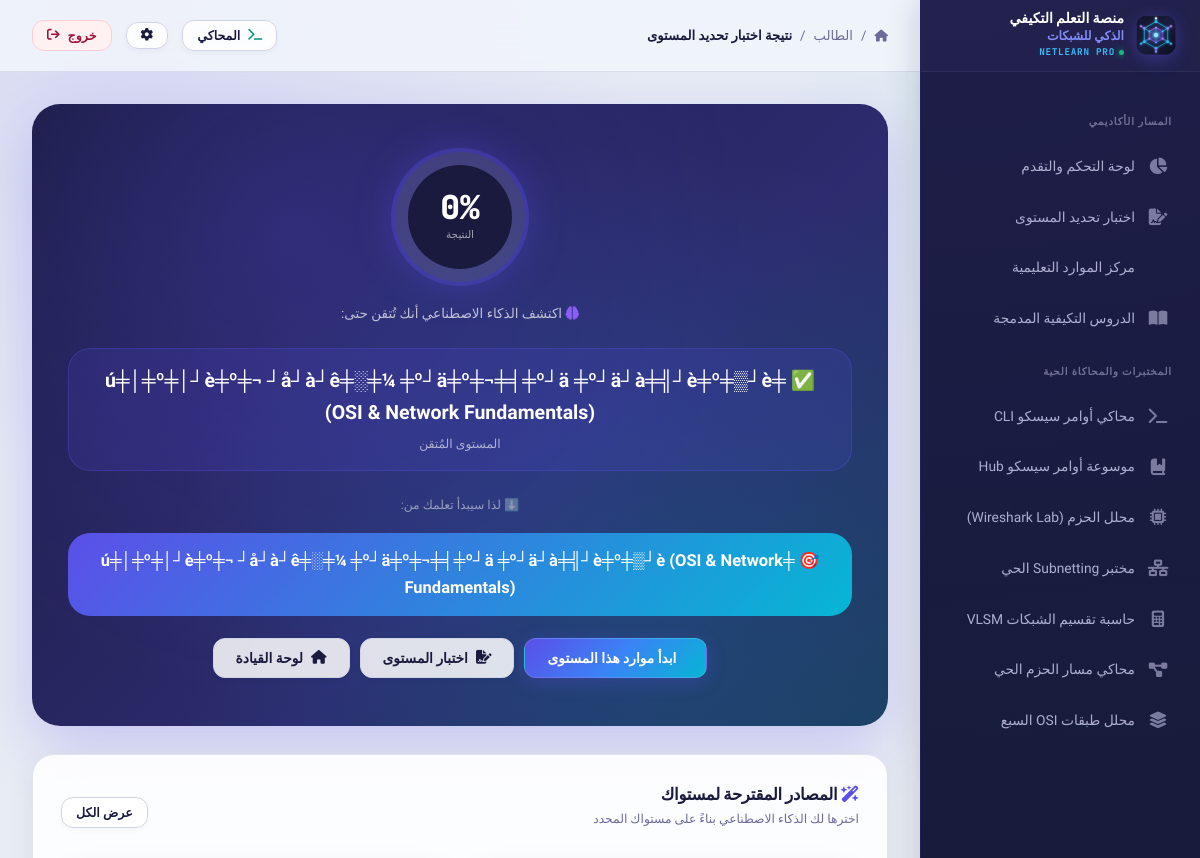
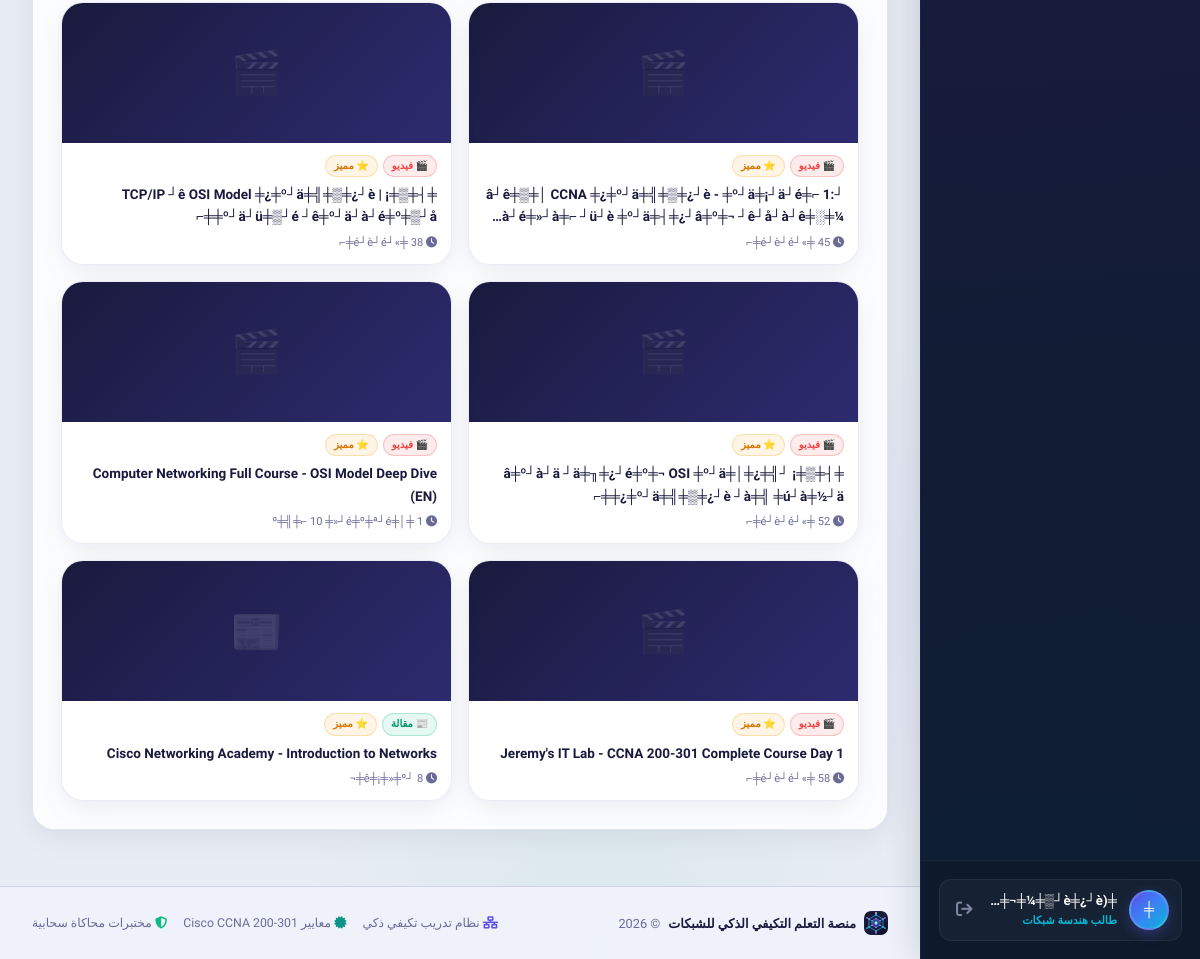
The app's page /student/placement_result.php (signed in) with its own data (2 pictures, top to bottom).
### tables this page shows
CREATE TABLE `levels` (
  `id` int(11) NOT NULL AUTO_INCREMENT,
  `level_name` varchar(150) NOT NULL,
  `level_order` int(11) NOT NULL,
  `description` text,
  `passing_score` int(11) NOT NULL DEFAULT '75',
  `icon_class` varchar(60) NOT NULL DEFAULT 'fa-network-wired',
  `created_at` timestamp NULL DEFAULT CURRENT_TIMESTAMP,
  PRIMARY KEY (`id`),
  UNIQUE KEY `level_order` (`level_order`)
);

CREATE TABLE `level_resources` (
  `id` int(11) NOT NULL AUTO_INCREMENT,
  `level_id` int(11) NOT NULL,
  `title` varchar(255) NOT NULL,
  `description` text,
  `resource_type` enum('video','pdf','article','interactive','quiz','audio') NOT NULL DEFAULT 'video',
  `resource_lang` enum('ar','en','mixed') NOT NULL DEFAULT 'ar',
  `url` text NOT NULL,
  `is_external` tinyint(1) NOT NULL DEFAULT '1',
  `duration_label` varchar(50) DEFAULT NULL COMMENT 'e.g. 12 ╪»┘é┘è┘é╪⌐ ╪ú┘ê 45 ╪╡┘ü╪¡╪⌐',
  `thumbnail_url` text,
  `author_name` varchar(150) DEFAULT NULL,
  `sort_order` int(11) NOT NULL DEFAULT '0',
  `is_featured` tinyint(1) NOT NULL DEFAULT '0',
  `is_active` tinyint(1) NOT NULL DEFAULT '1',
  `view_count` int(11) NOT NULL DEFAULT '0',
  `created_at` timestamp NULL DEFAULT CURRENT_TIMESTAMP,
  `updated_at` timestamp NULL DEFAULT CURRENT_TIMESTAMP ON UPDATE CURRENT_TIMESTAMP,
  PRIMARY KEY (`id`),
  KEY `idx_level_active` (`level_id`,`is_active`),
  KEY `idx_level_type` (`level_id`,`resource_type`)
);

### config/security.php (called while the page is built, shortened)
<?php
function clean_output($str) {
    return htmlspecialchars($str ?? '', ENT_QUOTES, 'UTF-8');
}

### student/placement_result.php (the view, shortened to what this page needs)
<?php
require_once '../config/db.php';
require_once '../config/security.php';
$user_id   = $_SESSION['user_id'];
$level_id  = intval($_GET['level_id']  ?? 1);
$score     = intval($_GET['score']     ?? 0);
$det_level = intval($_GET['determined'] ?? $level_id);
$lev = $pdo->prepare("SELECT * FROM levels WHERE id=?");
$lev->execute([$level_id]);
$level = $lev->fetch();
$det_lev = $pdo->prepare("SELECT * FROM levels WHERE id=?");
$det_lev->execute([$det_level]);
$determined_level = $det_lev->fetch();
$recs = $pdo->prepare("
    SELECT lr.*, COALESCE(rv.is_completed,0) as done
    FROM level_resources lr
    LEFT JOIN resource_views rv ON rv.resource_id=lr.id AND rv.user_id=?
    WHERE lr.level_id=? AND lr.is_active=1
    ORDER BY lr.is_featured DESC, lr.sort_order ASC
    LIMIT 6
");
$recs->execute([$user_id, $level_id]);
$recommendations = $recs->fetchAll();
$type_icons  = ['video'=>'🎬','pdf'=>'📄','article'=>'📰','interactive'=>'🖥️','quiz'=>'✍️','audio'=>'🎧'];
$type_labels = ['video'=>'فيديو','pdf'=>'PDF','article'=>'مقالة','interactive'=>'تفاعلي','quiz'=>'اختبار','audio'=>'صوتي'];
require_once '../includes/header.php';
?>
<div class="result-wrap">
<div class="result-hero">
    <div class="score-ring">
        <div class="score-inner">
            <div class="score-num"><?= $score ?>%</div>
            <div class="score-label">النتيجة</div>
        </div>
    </div>
    <div style="color:rgba(255,255,255,0.7);font-size:0.9rem;margin-bottom:8px;">
        <i class="fa-solid fa-brain" style="color:#8B5CF6;"></i>
        اكتشف الذكاء الاصطناعي أنك تُتقن حتى:
    </div>
    <?php if ($determined_level): ?>
    <div class="level-reveal">
        <div class="lname">✅ <?= clean_output($determined_level['level_name']) ?></div>
        <div class="lsub">المستوى المُتقن</div>
    </div>
    <?php endif; ?>
    <div style="color:rgba(255,255,255,0.5);font-size:0.82rem;margin:8px 0 18px;">
        ⬇️ لذا سيبدأ تعلمك من:
    </div>
    <div style="background:linear-gradient(135deg,#5B4FE8,#06B6D4);color:#FFF;padding:14px 32px;border-radius:var(--radius-lg);display:inline-block;font-weight:900;font-size:1.1rem;">
        🎯 <?= clean_output($level['level_name'] ?? 'المستوى الأول') ?>
    </div>
    <div style="margin-top:22px;display:flex;gap:10px;justify-content:center;flex-wrap:wrap;">
        <a href="learning_resources.php?level=<?= $level_id ?>" class="btn btn-primary">
            <i class="fa-solid fa-books"></i> ابدأ موارد هذا المستوى
        </a>
        <a href="exam.php?level_id=<?= $level_id ?>" class="btn btn-secondary">
            <i class="fa-solid fa-file-signature"></i> اختبار المستوى
        </a>
        <a href="dashboard.php" class="btn btn-secondary">
            <i class="fa-solid fa-house"></i> لوحة القيادة
        </a>
    </div>
</div>
<?php if (!empty($recommendations)): ?>
<div class="academic-card" style="margin-bottom:24px;">
    <div style="display:flex;justify-content:space-between;align-items:center;margin-bottom:18px;">
        <div>
            <h2 style="font-size:1.1rem;font-weight:900;color:var(--text-heading);margin-bottom:3px;">
                <i class="fa-solid fa-wand-magic-sparkles" style="color:var(--brand-primary);"></i>
                المصادر المقترحة لمستواك
            </h2>
            <p style="font-size:0.82rem;color:var(--text-muted);">اخترها لك الذكاء الاصطناعي بناءً على مستواك المحدد</p>
        </div>
        <a href="learning_resources.php?level=<?= $level_id ?>" class="btn btn-secondary btn-sm">عرض الكل</a>
    </div>
    <div class="rec-grid">
        <?php foreach ($recommendations as $r): ?>
        <div class="rec-card" onclick="openRec(<?= htmlspecialchars(json_encode($r), ENT_QUOTES) ?>)">
            <?php if (!empty($r['thumbnail_url'])): ?>
                <div class="rec-thumb-ph" style="display:none;"><?= $type_icons[$r['resource_type']] ?? '📚' ?></div>
            <?php else: ?>
                <div class="rec-thumb-ph"><?= $type_icons[$r['resource_type']] ?? '📚' ?></div>
            <?php endif; ?>
            <div class="rec-body">
                <div style="display:flex;gap:5px;margin-bottom:6px;flex-wrap:wrap;">
                    <span class="rtag2 rtag2-<?= $r['resource_type'] ?>"><?= $type_icons[$r['resource_type']] ?> <?= $type_labels[$r['resource_type']] ?></span>
                    <?php if ($r['is_featured']): ?><span class="rtag2" style="background:rgba(245,158,11,.1);color:#D97706;border-color:rgba(245,158,11,.25);">⭐ مميز</span><?php endif; ?>
                </div>
                <div class="rec-title"><?= clean_output($r['title']) ?></div>
                <?php if (!empty($r['duration_label'])): ?>
                <div style="font-size:0.74rem;color:var(--text-muted);"><i class="fa-solid fa-clock"></i> <?= clean_output($r['duration_label']) ?></div>
                <?php endif; ?>
            </div>
        </div>
        <?php endforeach; ?>
    </div>
</div>
<?php endif; ?>
</div>
<?php require_once '../includes/footer.php'; ?>

### records on screen
levels: level_name "╪ú╪│╪º╪│┘è╪º╪¬ ┘å┘à┘ê╪░╪¼ ╪º┘ä╪º╪¬╪╡╪º┘ä ╪º┘ä┘à╪╣┘è╪º╪▒┘è (OSI & Network Fundamentals)"
level_resources: resource_type "🎬", resource_type "فيديو", is_featured "⭐ مميز", title "┘â┘ê╪▒╪│ CCNA ╪¿╪º┘ä╪╣╪▒╪¿┘è - ╪º┘ä╪¡┘ä┘é╪⌐ 1: ┘à┘é╪»┘à╪⌐ ┘ü┘è ╪º┘ä╪┤╪¿┘â╪º╪¬…", duration_label "45 ╪»┘é┘è┘é╪⌐"
level_resources: resource_type "🎬", resource_type "فيديو", is_featured "⭐ مميز", title "╪┤╪▒╪¡ TCP/IP ┘ê OSI Model ╪¿╪º┘ä╪╣╪▒╪¿┘è | ╪º┘ä┘ü╪▒┘é ┘ê╪º┘ä┘à┘é╪º╪▒┘å╪⌐", duration_label "38 ╪»┘é┘è┘é╪⌐"
level_resources: resource_type "🎬", resource_type "فيديو", is_featured "⭐ مميز", title "╪┤╪▒╪¡ ┘â╪º┘à┘ä ┘ä╪╖╪¿┘é╪º╪¬ OSI ╪º┘ä╪│╪¿╪╣ ╪¿╪º┘ä╪╣╪▒╪¿┘è ┘à╪╣ ╪ú┘à╪½┘ä╪⌐", duration_label "52 ╪»┘é┘è┘é╪⌐"
level_resources: resource_type "🎬", resource_type "فيديو", is_featured "⭐ مميز", title "Computer Networking Full Course - OSI Model Deep Dive (EN)", duration_label "1 ╪│╪º╪╣╪⌐ 10 ╪»┘é╪º╪ª┘é"
level_resources: resource_type "🎬", resource_type "فيديو", is_featured "⭐ مميز", title "Jeremy's IT Lab - CCNA 200-301 Complete Course Day 1", duration_label "58 ╪»┘é┘è┘é╪⌐"
level_resources: resource_type "📰", resource_type "مقالة", is_featured "⭐ مميز", title "Cisco Networking Academy - Introduction to Networks", duration_label "8 ┘ê╪¡╪»╪º╪¬"

### other values on screen
mb_substr($userName, 0, 1, 'UTF-8') "╪"
$pageTitle "نتيجة اختبار تحديد المستوى"
$score "0"
